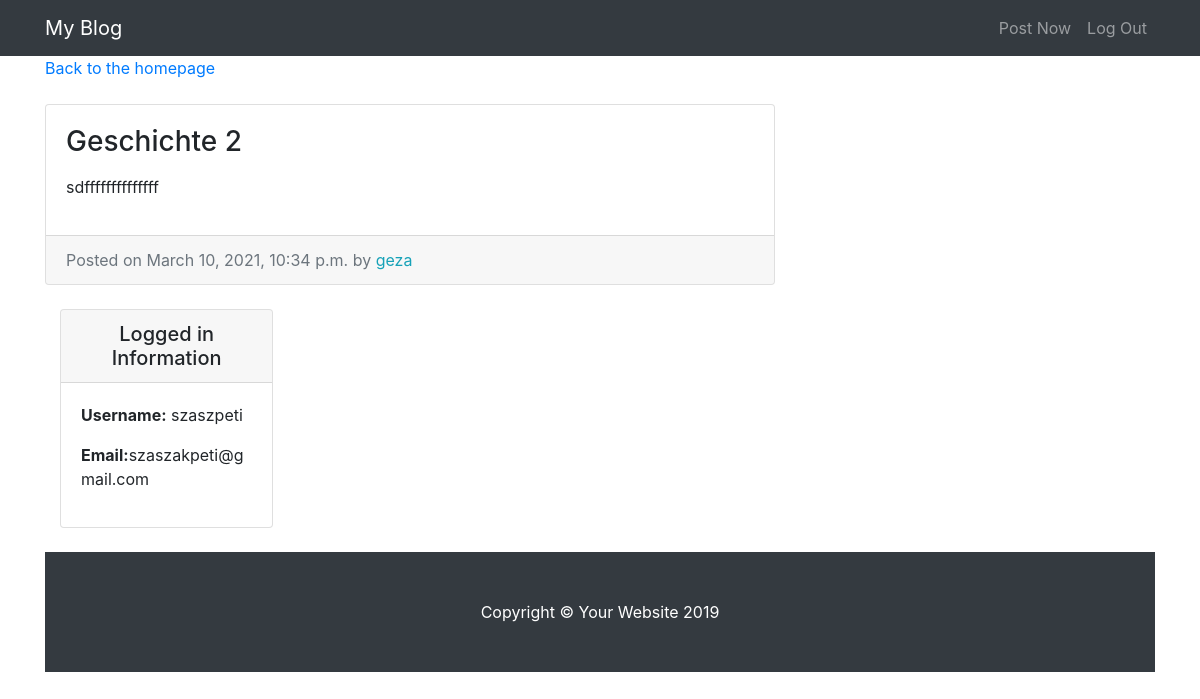
The page /entry/9/ (signed in) on the database its author committed.
### entries/models.py (models this page shows, shortened)
class Entry(models.Model):
    entry_title = models.CharField(max_length=50)
    entry_text = models.TextField()
    entry_date = models.DateTimeField(auto_now_add=True)
    entry_author = models.ForeignKey(User, on_delete=models.CASCADE)
    class Meta:
        verbose_name_plural = "entries"

### entries/views.py (the view)
# urls.py: path('entry/<int:pk>/', EntryView.as_view(), name = 'entry-detail'),
class EntryView(LoginRequiredMixin, DetailView):
    model = Entry
    template_name = 'entries/entry_detail.html'

### entries/templates/entries/entry_detail.html
{% extends "entries/base.html" %}
 {%block content %}
      <div class="col-md-8">
        <a href="{% url 'blog-home' %}">Back to the homepage</a>
        <div class="card mb-4 mt-4">
          <div class="card-body">
            <h3 class="card-title">{{ object.entry_title }}</h3>
            <p class="card-text">{{ object.entry_text|linebreaks }}</p>
          </div>
          <div class="card-footer text-muted">
            Posted on {{ object.entry_date }} by
            <span class= "text-info mr-2">{{ object.entry_author }}</span>
          </div>
        </div>
      {% endblock %}

### entries/templates/entries/base.html (shortened to what this page needs)
{% load static %}
<!DOCTYPE html>
<html lang="en">
<head>
  <link href="{% static 'entries/vendor/bootstrap/css/bootstrap.min.css' %}" rel="stylesheet">
  <link href="{% static 'entries/css/blog-home.css' %}" rel="stylesheet">
</head>
<body>
  <nav class="navbar navbar-expand-lg navbar-dark bg-dark fixed-top">
    <div class="container">
      <a class="navbar-brand" href="{% url 'blog-home' %}">My Blog</a>
      <div class="collapse navbar-collapse" id="navbarResponsive">
        <ul class="navbar-nav ml-auto">
          <li class="nav-item">
            <a class="nav-link" href="{% url 'entry-create' %}">Post Now</a>
          </li>
          <li class="nav-item">
            <a class="nav-link" href="{% url 'logout' %}">Log Out</a>
          </li>
        </ul>
      </div>
    </div>
  </nav>
  <div class="container">
    <div class="row">
      {%block content %}
      {%endblock%}
    <div class="col-md-4">
      <div class="card my-4">
          <h5 class="card-header text-center">Logged in Information</h5>
          <div class="card-body">
            <ul class="list-unstyled mb-0">
                <li>
                    <p> <strong>Username:</strong> {{user.username}} </p>
                </li>
                <li>
                    <p> <strong>Email:</strong>{{user.email}}</p>
                </li>
            </ul>
          </div>
        </div>
      </div>
    </div>
  </div>
  <footer class="py-5 bg-dark">
    <div class="container">
      <p class="m-0 text-center text-white">Copyright &copy; Your Website 2019</p>
    </div>
  </footer>
</body>
</html>

### entries/static/entries/css/blog-home.css (style rules this page uses)
body { padding-top: 56px; }

### rows shown on the page
Entry: entry_title "Geschichte 2", entry_text "sdffffffffffffff", entry_date "March 10, 2021, 10:34 p.m.", entry_author "geza"

### other values the page prints
{{ user.username }} "szaszpeti"
{{ user.email }} "szaszakpeti@gmail.com"
